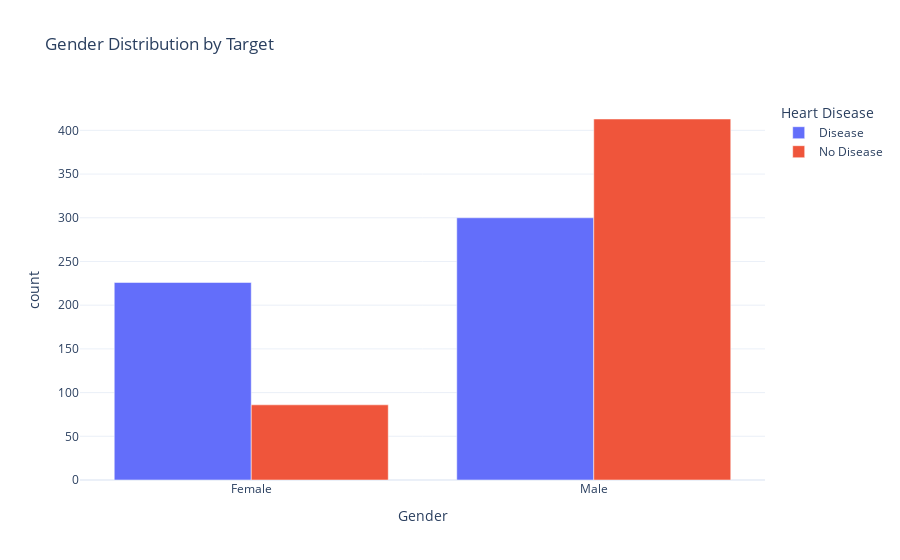
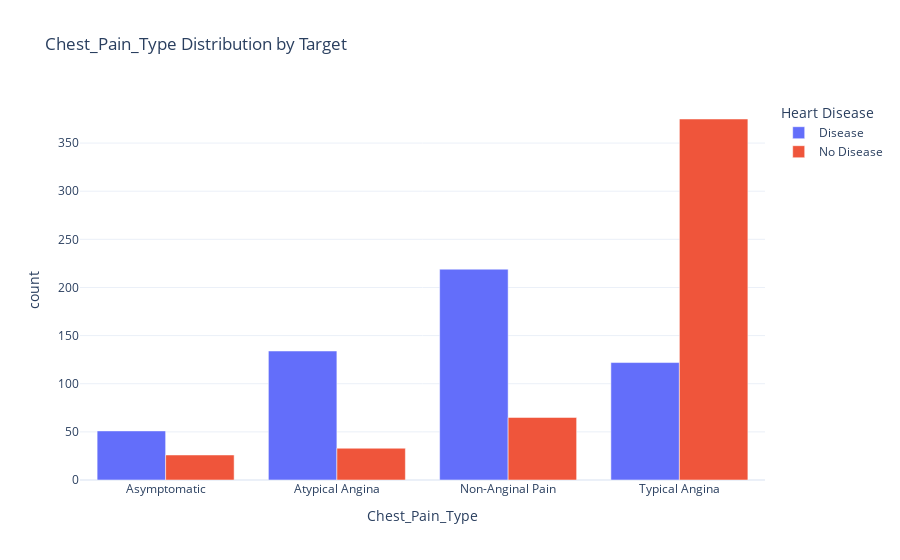
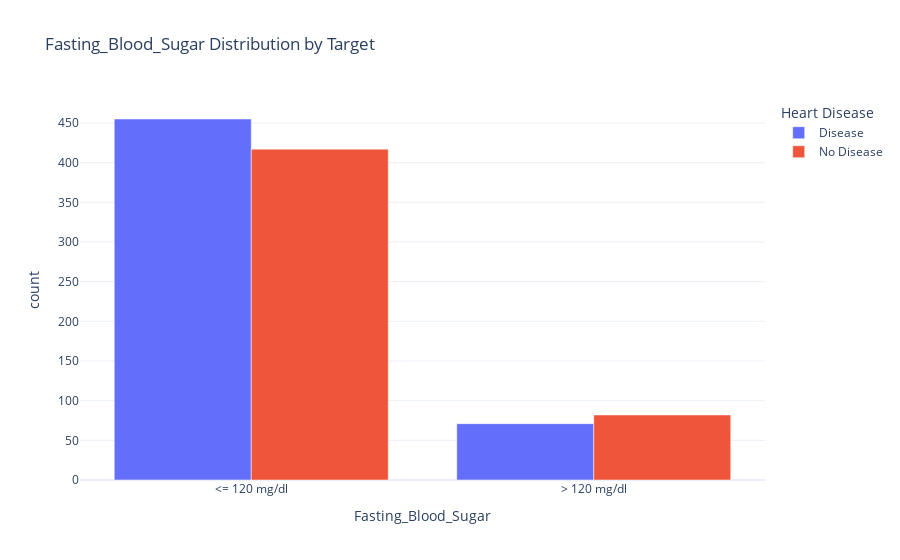
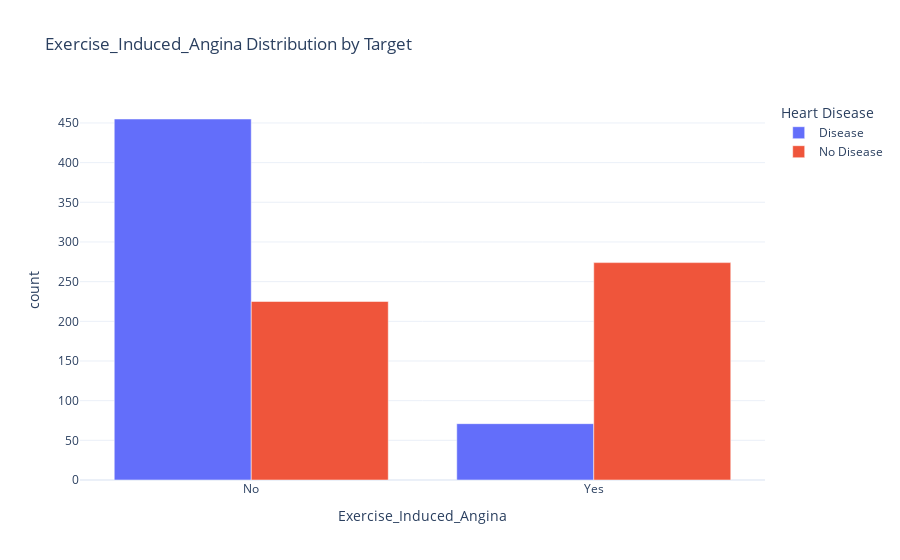

Notebook code cell kept with these figures, in order:
### Code cell
# Grouped bar charts for categorical features
for col in cat_features_screening:
    # Calculate counts for plotting
    counts = df_viz.groupby([col, 'target']).size().reset_index(name='count')
    fig = px.bar(counts, x=col, y='count', color='target', 
                 barmode='group',
                 title=f"{col} Distribution by Target",
                 labels={"target": "Heart Disease"},
                 template="plotly_white")
    fig.show()

### Figure 1 — Plotly figure (JSON) as saved in the notebook; plotly's stock layout.template omitted (floating-point values rounded to 4 significant figures)
{"data": [{"alignmentgroup": "True", "hovertemplate": "Heart Disease=Disease<br>Gender=%{x}<br>count=%{y}<extra></extra>", "legendgroup": "Disease", "marker": {"color": "#636efa", "pattern": {"shape": ""}}, "name": "Disease", "offsetgroup": "Disease", "orientation": "v", "showlegend": true, "textposition": "auto", "type": "bar", "x": ["Female", "Male"], "xaxis": "x", "y": [226, 300], "yaxis": "y"}, {"alignmentgroup": "True", "hovertemplate": "Heart Disease=No Disease<br>Gender=%{x}<br>count=%{y}<extra></extra>", "legendgroup": "No Disease", "marker": {"color": "#EF553B", "pattern": {"shape": ""}}, "name": "No Disease", "offsetgroup": "No Disease", "orientation": "v", "showlegend": true, "textposition": "auto", "type": "bar", "x": ["Female", "Male"], "xaxis": "x", "y": [86, 413], "yaxis": "y"}], "layout": {"barmode": "group", "legend": {"title": {"text": "Heart Disease"}, "tracegroupgap": 0}, "title": {"text": "Gender Distribution by Target"}, "xaxis": {"anchor": "y", "domain": [0, 1], "title": {"text": "Gender"}}, "yaxis": {"anchor": "x", "domain": [0, 1], "title": {"text": "count"}}}}

### Figure 2 — Plotly figure (JSON) as saved in the notebook; plotly's stock layout.template omitted (floating-point values rounded to 4 significant figures)
{"data": [{"alignmentgroup": "True", "hovertemplate": "Heart Disease=Disease<br>Chest_Pain_Type=%{x}<br>count=%{y}<extra></extra>", "legendgroup": "Disease", "marker": {"color": "#636efa", "pattern": {"shape": ""}}, "name": "Disease", "offsetgroup": "Disease", "orientation": "v", "showlegend": true, "textposition": "auto", "type": "bar", "x": ["Asymptomatic", "Atypical Angina", "Non-Anginal Pain", "Typical Angina"], "xaxis": "x", "y": [51, 134, 219, 122], "yaxis": "y"}, {"alignmentgroup": "True", "hovertemplate": "Heart Disease=No Disease<br>Chest_Pain_Type=%{x}<br>count=%{y}<extra></extra>", "legendgroup": "No Disease", "marker": {"color": "#EF553B", "pattern": {"shape": ""}}, "name": "No Disease", "offsetgroup": "No Disease", "orientation": "v", "showlegend": true, "textposition": "auto", "type": "bar", "x": ["Asymptomatic", "Atypical Angina", "Non-Anginal Pain", "Typical Angina"], "xaxis": "x", "y": [26, 33, 65, 375], "yaxis": "y"}], "layout": {"barmode": "group", "legend": {"title": {"text": "Heart Disease"}, "tracegroupgap": 0}, "title": {"text": "Chest_Pain_Type Distribution by Target"}, "xaxis": {"anchor": "y", "domain": [0, 1], "title": {"text": "Chest_Pain_Type"}}, "yaxis": {"anchor": "x", "domain": [0, 1], "title": {"text": "count"}}}}

### Figure 3 — Plotly figure (JSON) as saved in the notebook; plotly's stock layout.template omitted (floating-point values rounded to 4 significant figures)
{"data": [{"alignmentgroup": "True", "hovertemplate": "Heart Disease=Disease<br>Fasting_Blood_Sugar=%{x}<br>count=%{y}<extra></extra>", "legendgroup": "Disease", "marker": {"color": "#636efa", "pattern": {"shape": ""}}, "name": "Disease", "offsetgroup": "Disease", "orientation": "v", "showlegend": true, "textposition": "auto", "type": "bar", "x": ["<= 120 mg/dl", "> 120 mg/dl"], "xaxis": "x", "y": [455, 71], "yaxis": "y"}, {"alignmentgroup": "True", "hovertemplate": "Heart Disease=No Disease<br>Fasting_Blood_Sugar=%{x}<br>count=%{y}<extra></extra>", "legendgroup": "No Disease", "marker": {"color": "#EF553B", "pattern": {"shape": ""}}, "name": "No Disease", "offsetgroup": "No Disease", "orientation": "v", "showlegend": true, "textposition": "auto", "type": "bar", "x": ["<= 120 mg/dl", "> 120 mg/dl"], "xaxis": "x", "y": [417, 82], "yaxis": "y"}], "layout": {"barmode": "group", "legend": {"title": {"text": "Heart Disease"}, "tracegroupgap": 0}, "title": {"text": "Fasting_Blood_Sugar Distribution by Target"}, "xaxis": {"anchor": "y", "domain": [0, 1], "title": {"text": "Fasting_Blood_Sugar"}}, "yaxis": {"anchor": "x", "domain": [0, 1], "title": {"text": "count"}}}}

### Figure 4 — Plotly figure (JSON) as saved in the notebook; plotly's stock layout.template omitted (floating-point values rounded to 4 significant figures)
{"data": [{"alignmentgroup": "True", "hovertemplate": "Heart Disease=Disease<br>Exercise_Induced_Angina=%{x}<br>count=%{y}<extra></extra>", "legendgroup": "Disease", "marker": {"color": "#636efa", "pattern": {"shape": ""}}, "name": "Disease", "offsetgroup": "Disease", "orientation": "v", "showlegend": true, "textposition": "auto", "type": "bar", "x": ["No", "Yes"], "xaxis": "x", "y": [455, 71], "yaxis": "y"}, {"alignmentgroup": "True", "hovertemplate": "Heart Disease=No Disease<br>Exercise_Induced_Angina=%{x}<br>count=%{y}<extra></extra>", "legendgroup": "No Disease", "marker": {"color": "#EF553B", "pattern": {"shape": ""}}, "name": "No Disease", "offsetgroup": "No Disease", "orientation": "v", "showlegend": true, "textposition": "auto", "type": "bar", "x": ["No", "Yes"], "xaxis": "x", "y": [225, 274], "yaxis": "y"}], "layout": {"barmode": "group", "legend": {"title": {"text": "Heart Disease"}, "tracegroupgap": 0}, "title": {"text": "Exercise_Induced_Angina Distribution by Target"}, "xaxis": {"anchor": "y", "domain": [0, 1], "title": {"text": "Exercise_Induced_Angina"}}, "yaxis": {"anchor": "x", "domain": [0, 1], "title": {"text": "count"}}}}
